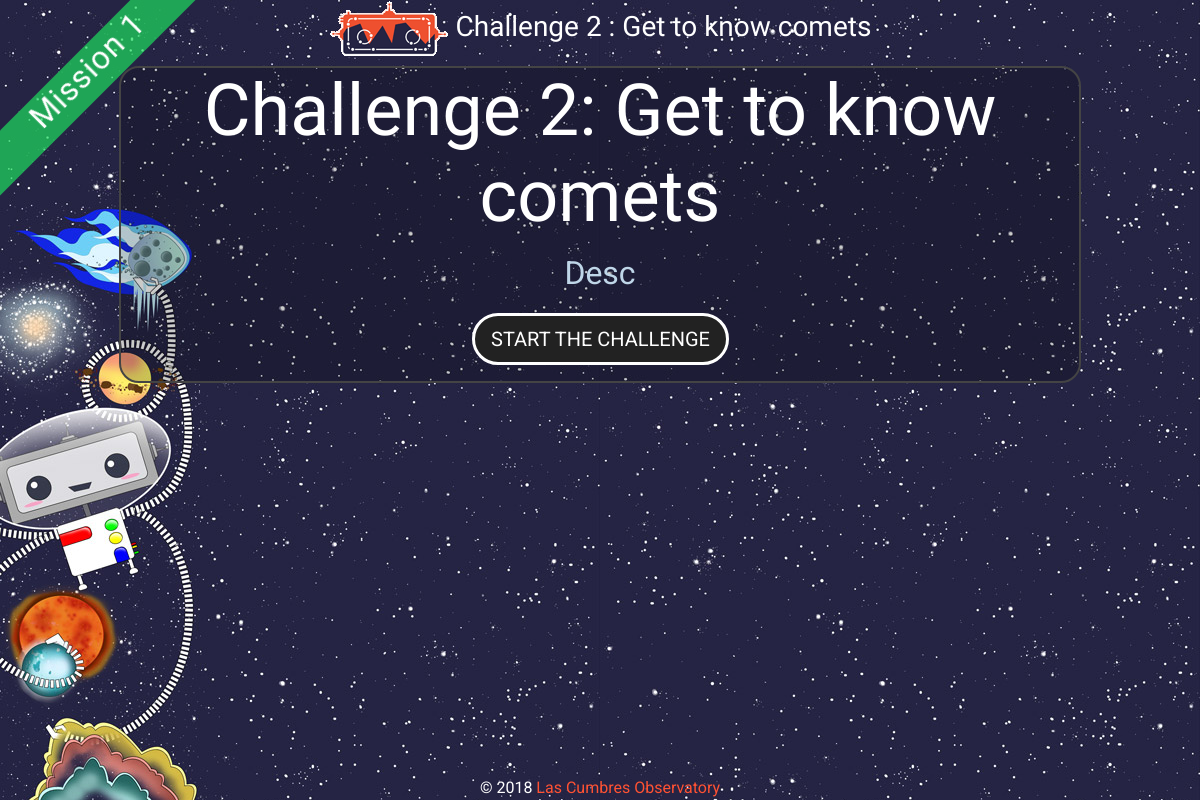
The app's page /challenge/2/start/ (signed in), older data.
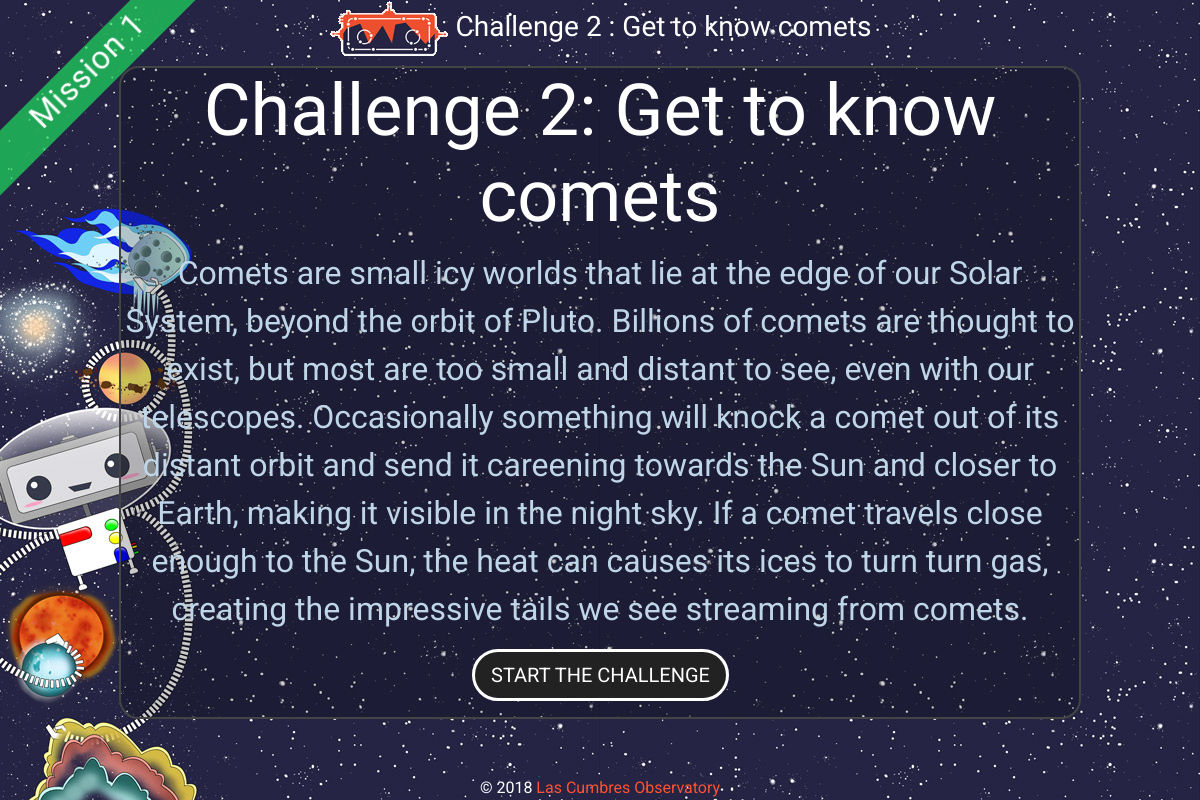
The same page, newer data.
### explorer/models.py (models this page shows, shortened)
class Challenge(models.Model):
    number = models.IntegerField(help_text=_("Which number in the mission is this challenge?"))
    name = models.CharField(max_length=200)
    mission = models.ForeignKey(Mission)
    description = models.TextField(help_text=_("Start page info"))
    action = models.CharField(max_length=200, help_text=_("What the user should do on Observe page"))
    category = models.CharField(max_length=30, help_text=_("What type of object is this?"), blank=True, null=True)
    avm_code = models.CharField(max_length=10, blank=True, null=True)
    active = models.BooleanField(default=True)
    sticker_total = models.IntegerField(default=1, blank=True, null=True)
    is_last = models.BooleanField(default=False)

class Mission(models.Model):
    number = models.IntegerField()
    name = models.CharField(max_length=200)
    patch = models.ImageField(upload_to='patches')
    sticker_total = models.IntegerField(default=0)

### explorer/views.py (the view, shortened to what this page needs)
# urls.py: url(r'^challenge/(?P<pk>[0-9]+)/start/$', ChallengeView.as_view(), {'mode':'start'}, name="start"),
class ChallengeView(LoginRequiredMixin, DetailView):
    model = Challenge
    def get(self, request, *args, **kwargs):
        if kwargs.get('mode',None) == 'failed':
            self.template_name = "explorer/challenge-message.html"
        else:
            self.template_name = "explorer/challenge-{}.html".format(kwargs['mode'])
        self.object = self.get_object()
        context = self.get_context_data(object=self.object)
        mode = kwargs.get('mode',None)
        return self.render_to_response(context)

### serol/auth_backend.py (called while the page is built)
    def get_user(self, user_id):
        try:
            return User.objects.get(pk=user_id)
        except User.DoesNotExist:
            return None

### explorer/templates/explorer/challenge-start.html (shortened to what this page needs)
{% extends 'explorer/challenge-base.html' %}
{% load static i18n %}
{% block wrapper-class%}challenge mission-{{object.mission.number}}-sidebar{%endblock%}
{% block main-body %}
<div class="centre-container">
  <h1>{% trans 'Challenge '%}{{object.number}}: {{object.name}}</h1>
    <p>{{object.description|safe}}</p>
    <p><a href="{% url 'observe' object.pk %}" class="btn btn-lg btn-4 btn-4a animated tada">{% trans 'Start the challenge' %}</a></p>
  </div>
{% endblock %}

### explorer/templates/explorer/challenge-base.html (shortened to what this page needs)
{% extends 'explorer/base.html' %}
{% load static i18n %}
{% block main-content %}
<div class="container">
{% block main-header %}
<h3><a href="{% url 'home' %}"><img src="{% static 'explorer/images/serol_logo_sm.png'%}" /></a> Challenge {{object.number}} : {{object.name}}</h3>
{% endblock %}
{% block main-body %}
{% endblock %}
</div>
{% endblock %}
{% block ribbon %}
<div class="corner-ribbon sticky shadow mission-{{object.mission.number}}-colour"><h2>{% trans "Mission" %} {{object.mission.number}}</h2></div>
{% endblock %}

Row changes from the older to the newer data that the page shows:
changed Challenge "Get to know comets": description "Desc" → "Comets are small icy worlds that lie at the edge of our Solar System, beyond the orbit of Pluto. Billions of comets are thought to exist, but most are too small and distant to see, even with our telescopes. Occasionally something will knock a comet out of its distant orbit and send it careening towards the Sun and closer to Earth, making it visible in the night sky. If a comet travels close enough to the Sun, the heat can causes its ices to turn turn gas, creating the impressive tails we see streaming from comets."
